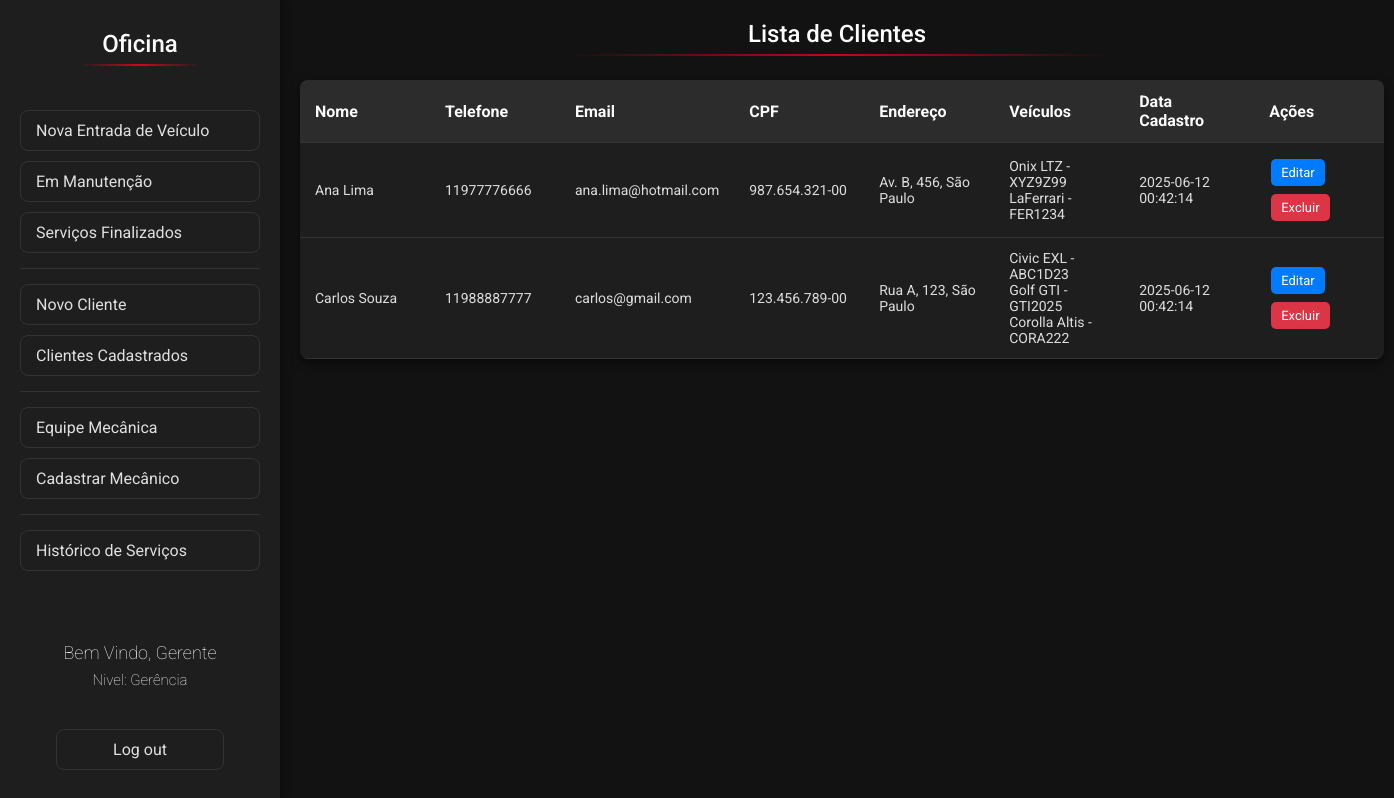
The app's page /Visao/ListarClientes.php (signed in) with its own data.
### tables this page shows
create table cliente (
idCliente int auto_increment primary key,
nome varchar(80) not null,
telefone varchar(80) not null,
email varchar(120) not null,
cpf varchar(14) not null unique,
endereco varchar(200) not null,
dataCadastro datetime default current_timestamp
);

create table carro (
idCarro int auto_increment primary key,
idCliente int,
modelo varchar(120) not null,
fabricante varchar(40) not null,
ano smallint not null check (ano >= 1886),
placa varchar(80) not null unique,
cor varchar(50) not null,
caracteristicas TEXT,
imagem VARCHAR(255),
status ENUM('Manutencao', 'Finalizado') DEFAULT 'Manutencao',
dataCadastro datetime default current_timestamp,

foreign key (idCliente) references cliente(idCliente)
);

### Modelo/DAO/ClassClienteDAO.php (called while the page is built, shortened)
<?php
class ClassClienteDAO
{
    public function listarClientes()
    {
        try {
            $pdo = Conexao::getInstance();
            $sql = "SELECT * FROM cliente ORDER BY (nome) ASC";
            $stmt = $pdo->prepare($sql);
            $stmt->execute();
            return $stmt->fetchAll(PDO::FETCH_ASSOC);
        } catch (PDOException $exc) {
            echo $exc->getMessage();
        }
    }
}

### Modelo/DAO/ClassCarroDAO.php (called while the page is built, shortened)
<?php
class ClassCarroDAO
{
    public function buscarCarroCliente($idCliente)
    {
        try {
            $pdo = Conexao::getInstance();
            $sql = "SELECT * FROM carro WHERE idCliente =:id";
            $stmt = $pdo->prepare($sql);
            $stmt->bindValue(':id', $idCliente);
            $stmt->execute();
            return $stmt->fetchAll(PDO::FETCH_ASSOC);
        } catch (PDOException $ex) {
            return $ex->getMessage();
        }
    }
}

### Visao/ListarClientes.php (the view, shortened to what this page needs)
<!DOCTYPE html>
<html lang="pt-BR">
<head>
    <link rel="stylesheet" href="css/lista.css">
</head>
<body>
    <?php
    include 'Menu.php';
    ?>
    <h1 class="titulo">Lista de Clientes</h1>
    <table class="tabela-clientes">
        <thead>
            <tr>
                <th>Nome</th>
                <th>Telefone</th>
                <th>Email</th>
                <th>CPF</th>
                <th>Endereço</th>
                <th>Veículos</th>
                <th>Data Cadastro</th>
                <th>Ações</th>
            </tr>
        </thead>
        <tbody>
            <?php
            require_once "../Modelo/DAO/ClassClienteDAO.php";
            require_once "../Modelo/DAO/ClassCarroDAO.php";
            $classClienteDAO = new ClassClienteDAO();
            $clientes = $classClienteDAO->listarClientes();
            $classCarroDAO = new ClassCarroDAO();
            foreach ($clientes as $cliente) {
                echo '<tr>';
                echo '<td>' . $cliente['nome'] . '</td>';
                echo '<td>' . $cliente['telefone'] . '</td>';
                echo '<td>' . $cliente['email'] . '</td>';
                echo '<td>' . $cliente['cpf'] . '</td>';
                echo '<td>' . $cliente['endereco'] . '</td>';
                $carrosCliente = $classCarroDAO->buscarCarroCliente($cliente['idCliente']);
                echo '<td>';
                if ($carrosCliente) {
                    foreach ($carrosCliente as $carro) {
                        echo $carro['modelo'] . ' - ' . $carro['placa'] . '<br>';
                    }
                } else {
                    echo 'Nenhum veículo cadastrado';
                }
                echo '</td>';
                echo '<td>' . $cliente['dataCadastro'] . '</td>';
                echo '<td>
                    <a href="AlterarCliente.php?idex=' . $cliente['idCliente'] . '"class="btn btn-editar">Editar</a>
                    <a href="../Controle/ControleCliente.php?ACAO=deletarCliente&idex=' . $cliente['idCliente'] . '" class="btn btn-excluir" onclick="return confirm(\'Tem certeza que deseja excluir este cliente?\')">Excluir</a>
                    </td>';
                echo '</tr>';
            }
            ?>
        </tbody>
    </table>
</body>
</html>

### Visao/Menu.php (shortened to what this page needs)
<?php
$nivel = $_SESSION['nivel'];
?>
<!DOCTYPE html>
<html lang="en">
<head>
    <link href="css/menu.css" rel="stylesheet">
</head>
<body>
    <div class="sidebar">
        <h1>Oficina</h1>
        <ul>
            <li><a href="CadastroCarro.php" class="menu-button">Nova Entrada de Veículo</a></li>
            <li><a href="ListarCarros.php" class="menu-button">Em Manutenção</a></li>
            <li><a href="ListarFinalizados.php" class="menu-button">Serviços Finalizados</a></li>
            <hr>
            <li><a href="CadastroCliente.php" class="menu-button">Novo Cliente</a></li>
            <li><a href="ListarClientes.php" class="menu-button">Clientes Cadastrados</a></li>
            <hr>
            <?php if ($nivel == 1) { ?>
                <li><a href="ListarMecanicos.php" class="menu-button">Equipe Mecânica</a></li>
                <li><a href="CadastroMecanico.php" class="menu-button">Cadastrar Mecânico</a></li>
                <hr>
                <li><a href="ListarServicos.php" class="menu-button">Histórico de Serviços</a></li>
            <?php } ?>
        </ul>
        <?php
        echo "<p>Bem Vindo, " . ucfirst($_SESSION['login']) . "</p>";
        if ($nivel == 1) {
            echo "<p style=' font-size: 15px; bottom: 20px;'> Nivel: Gerência</p>";
        } else {
            echo "<p style=' font-size: 15px; bottom: 20px;'> Nivel: Atendimento</p>";
        }
        echo "<a href='../Controle/ControleUsuario.php?ACAO=sair' class='menu-button' style='text-align: center; width: 70%; margin-left: 15%;' >Log out</a>";
        ?>
    </div>
</body>
</html>

### Visao/css/lista.css (style rules this page uses)
* { box-sizing: border-box; font-family: 'Roboto', sans-serif; margin: 0; padding: 0; }
body { background-color: #121212; color: #e0e0e0; padding: 20px; margin-left: 280px; }
.titulo { color: white; margin-bottom: 1.5rem; font-weight: 500; font-size: 24px; text-align: center; position: relative; padding-bottom: 0.5rem; }
.titulo::after { content: ''; position: absolute; bottom: 0; left: 25%; width: 50%; height: 2px; background: linear-gradient(90deg, transparent, #ff0022c4, transparent); }
.tabela-clientes { width: 100%; min-width: 600px; border-collapse: collapse; background-color: #1e1e1e; border-radius: 8px; overflow: hidden; box-shadow: 0 4px 10px rgba(0, 0, 0, 0.5); }
.tabela-clientes th, .tabela-clientes td { padding: 12px 15px; text-align: left; border-bottom: 1px solid #333; word-wrap: break-word; }
.tabela-clientes th { background-color: #2c2c2c; color: #ffffff; }
.tabela-clientes td { color: #dddddd; font-size: 14px; min-width: 130px; }
.btn { padding: 6px 10px; border: none; border-radius: 5px; cursor: pointer; font-size: 13px; margin: 4px 2px; display: inline-block; white-space: nowrap; text-align: center; }
.btn-editar { background-color: #007bff; color: white; text-decoration: none; }
.btn-excluir { background-color: #dc3545; color: white; text-decoration: none; }

### Visao/css/menu.css (style rules this page uses)
.sidebar { position: fixed; top: 0; left: 0; height: 100vh; width: 280px; background-color: #1e1e1e; padding: 30px 20px; display: flex; flex-direction: column; gap: 20px; box-shadow: 2px 0 10px rgba(0, 0, 0, 0.4); box-sizing: border-box; font-family: 'Roboto', sans-serif; }
.sidebar h1 { color: white; margin-bottom: 1.5rem; font-weight: 500; font-size: 24px; text-align: center; position: relative; padding-bottom: 0.5rem; }
.sidebar h1::after { content: ''; position: absolute; bottom: 0; left: 25%; width: 50%; height: 2px; background: linear-gradient(90deg, transparent, #ff0022c4, transparent); }
.sidebar p { color: white; font-weight: 100; font-size: 18px; text-align: center; position: relative; padding-top: 0.5rem; }
.sidebar ul { list-style: none; padding: 0; margin: 0; flex-grow: 1; }
.sidebar li { margin-bottom: 10px; }
.menu-button { display: block; padding: 10px 15px; background-color: transparent; border: 1px solid #333; border-radius: 8px; color: #e0e0e0; font-size: 16px; text-align: left; cursor: pointer; text-decoration: none; transition: all 0.2s ease; }
.sidebar hr { border: none; border-top: 1px solid #333; margin: 15px 0; }

### records on screen
cliente: nome "Ana Lima", telefone "11977776666", email "ana.lima@hotmail.com", cpf "987.654.321-00", endereco "Av. B, 456, São Paulo", dataCadastro "2025-06-12 00:42:14"
carro: modelo "Onix LTZ", placa "XYZ9Z99"
carro: modelo "LaFerrari", placa "FER1234"
cliente: nome "Carlos Souza", telefone "11988887777", email "carlos@gmail.com", cpf "123.456.789-00", endereco "Rua A, 123, São Paulo", dataCadastro "2025-06-12 00:42:14"
carro: modelo "Civic EXL", placa "ABC1D23"
carro: modelo "Golf GTI", placa "GTI2025"
carro: modelo "Corolla Altis", placa "CORA222"

### other values on screen
$_SESSION['login'] "Gerente"
